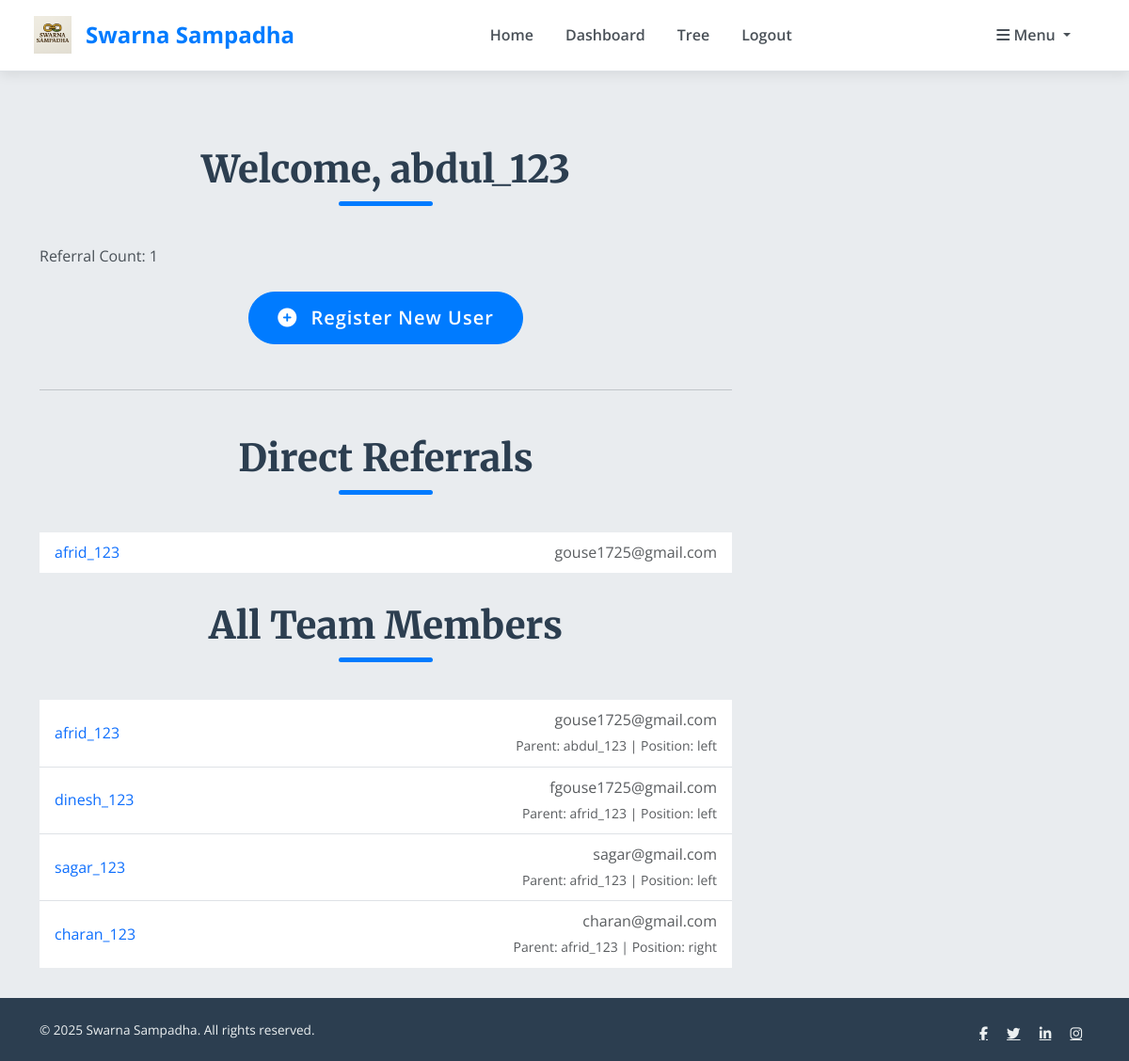
Page /dashboard/ (signed in) on the committed database.
### core/models.py (models this page shows)
class CustomUser(AbstractUser):
    mobile_no = models.CharField(max_length=15, unique=True)
    gift_code = models.CharField(max_length=50, unique=True)
    parent = models.ForeignKey('self', null=True, blank=True, on_delete=models.SET_NULL, related_name='children')
    introducer = models.ForeignKey('self', null=True, blank=True, on_delete=models.SET_NULL, related_name='introduced')
    position = models.CharField(max_length=10, choices=[('left', 'Left'), ('right', 'Right')], blank=True)
    def __str__(self):
        return self.username

### core/views.py (the view)
# urls.py: path('dashboard/', views.dashboard, name='dashboard'),
@login_required
def dashboard(request):
    user = request.user
    direct_referrals = CustomUser.objects.filter(introducer=user)
    def get_team(user, team=None):
        if team is None:
            team = []
        children = CustomUser.objects.filter(parent=user)
        for child in children:
            team.append(child)
            get_team(child, team)
        return team
    team_members = get_team(user)
    form = CustomUserCreationForm(user=user)  # Form for registering new users
    return render(request, 'dashboard.html', {
        'referral_count': direct_referrals.count(),
        'direct_referrals': direct_referrals,
        'team_members': team_members,
        'form': form,
    })

### core/templates/dashboard.html (shortened to what this page needs)
{% extends 'base.html' %}
{% load widget_tweaks %}
{% load static %}
{% block content %}
<section class="category-section">
    <h2 class="category-title">Welcome, {{ user.username }}</h2>
    <p>Referral Count: {{ referral_count }}</p>
    <div class="text-center my-4">
        <button class="btn btn-primary btn-lg" type="button" data-bs-toggle="collapse" data-bs-target="#registrationFormCollapse" aria-expanded="false" aria-controls="registrationFormCollapse">
            <i class="fas fa-plus-circle me-2"></i> Register New User
        </button>
    </div>
    <hr class="my-5">
    <h3 class="category-title">Direct Referrals</h3>
    {% if direct_referrals %}
        <ul class="list-group list-group-flush mb-4">
            {% for referral in direct_referrals %}
                <li class="list-group-item d-flex justify-content-between align-items-center">
                    <a href="{% url 'user_referrals' referral.username %}" class="text-decoration-none">{{ referral.username }}</a>
                    <span class="text-muted">{{ referral.email }}</span>
                </li>
            {% endfor %}
        </ul>
    {% else %}
        <p class="text-muted">No direct referrals yet.</p>
    {% endif %}
    <h3 class="category-title">All Team Members</h3>
    {% if team_members %}
        <ul class="list-group list-group-flush">
            {% for member in team_members %}
                <li class="list-group-item d-flex justify-content-between align-items-center">
                    <a href="{% url 'user_referrals' member.username %}" class="text-decoration-none">{{ member.username }}</a>
                    <div class="text-end">
                        <span class="text-muted d-block">{{ member.email }}</span>
                        <small class="text-muted">Parent: {{ member.parent.username|default:"None" }} | Position: {{ member.position|default:"None" }}</small>
                    </div>
                </li>
            {% endfor %}
        </ul>
    {% else %}
        <p class="text-muted">No team members yet.</p>
    {% endif %}
</section>
{% endblock %}

### core/templates/base.html (style rules this page uses)
body { font-family: 'Open Sans', sans-serif; line-height: 1.7; color: #495057; background-color: #e9ecef; position: relative; overflow-x: hidden; margin: 0; padding: 0; }
h1, h2, h3, h4, h5, h6 { font-family: 'Merriweather', serif; color: #2c3e50; margin-bottom: 1.5rem; margin-top: 2rem; }
.category-section .category-title { font-size: 2.5rem; font-weight: 800; margin-bottom: 2.5rem; text-align: center; position: relative; padding-bottom: 15px; animation: fadeIn 1s ease-out; color: #2c3e50; }
.category-section .category-title::after { content: ''; position: absolute; bottom: 0; left: 50%; transform: translateX(-50%); width: 100px; height: 5px; background-color: #007bff; border-radius: 3px; }
.btn-primary { background-color: #007bff; border-color: #007bff; font-weight: 600; letter-spacing: 1px; padding: 12px 30px; border-radius: 50px; position: relative; overflow: hidden; z-index: 1; transition: all 0.4s ease; }
.btn-primary::before { content: ''; position: absolute; top: 50%; left: 50%; width: 0; height: 0; background-color: rgba(255,255,255,0.2); border-radius: 50%; transform: translate(-50%, -50%); transition: width 0.6s ease, height 0.6s ease; }

### rows in the picture
CustomUser: username "abdul_123"
CustomUser: username "afrid_123", email "gouse1725@gmail.com", parent.username "abdul_123", position "left"
CustomUser: username "dinesh_123", email "fgouse1725@gmail.com", parent.username "afrid_123", position "left"
CustomUser: username "sagar_123", email "sagar@gmail.com", parent.username "afrid_123", position "left"
CustomUser: username "charan_123", email "charan@gmail.com", parent.username "afrid_123", position "right"

### other values in the picture
{{ referral_count }} "1"
